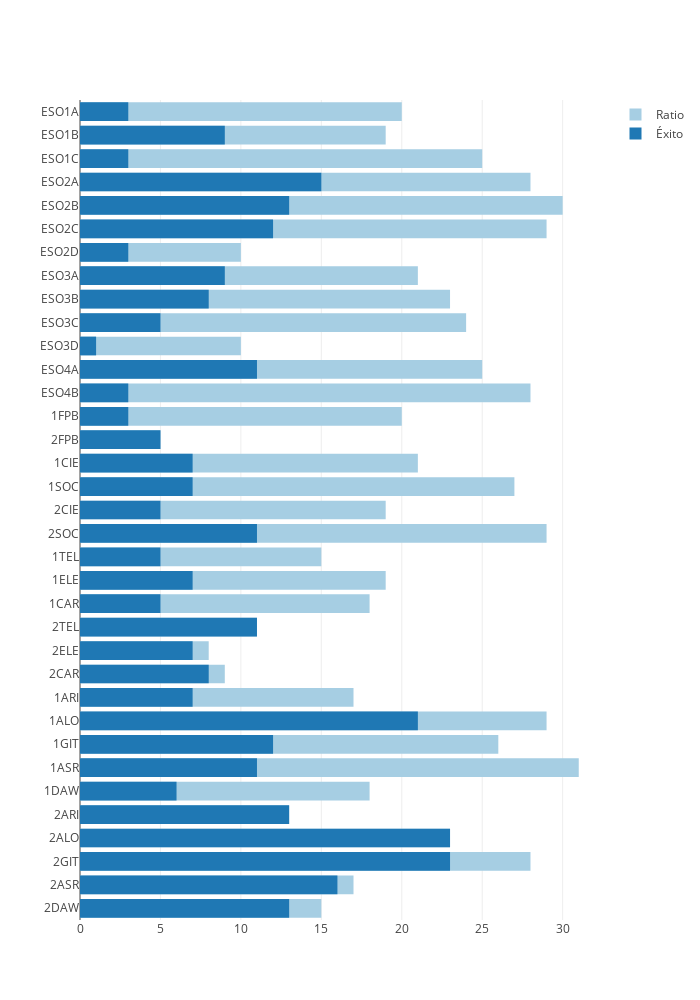

Here is the notebook cell this chart was saved with:
### Markdown cell above
## ÉXITO EN VALORES ABSOLUTOS

### Code cell
myplotly.hbar((dfc['ratio'], dfc['éxito_abs']), dfc.index, trace_names=('Ratio', 'Éxito'))

### Figure 1 — Plotly figure (JSON) as saved in the notebook; plotly's stock layout.template omitted (floating-point values rounded to 4 significant figures)
{"data": [{"marker": {"color": "rgb(166,206,227)"}, "name": "Ratio", "orientation": "h", "type": "bar", "uid": "d4f3ea29-ebad-40d4-87c8-6754b52dcde0", "x": [20, 19, 25, 28, 30, 29, 10, 21, 23, 24, 10, 25, 28, 20, 5, 21, 27, 19, 29, 15, 19, 18, 11, 8, 9, 17, 29, 26, 31, 18, 13, 23, 28, 17, 15], "y": ["ESO1A", "ESO1B", "ESO1C", "ESO2A", "ESO2B", "ESO2C", "ESO2D", "ESO3A", "ESO3B", "ESO3C", "ESO3D", "ESO4A", "ESO4B", "1FPB", "2FPB", "1CIE", "1SOC", "2CIE", "2SOC", "1TEL", "1ELE", "1CAR", "2TEL", "2ELE", "2CAR", "1ARI", "1ALO", "1GIT", "1ASR", "1DAW", "2ARI", "2ALO", "2GIT", "2ASR", "2DAW"]}, {"marker": {"color": "rgb(31,120,180)"}, "name": "Éxito", "orientation": "h", "type": "bar", "uid": "826cc34f-0444-46cd-97e0-84fab77dd1fd", "x": [3, 9, 3, 15, 13, 12, 3, 9, 8, 5, 1, 11, 3, 3, 5, 7, 7, 5, 11, 5, 7, 5, 11, 7, 8, 7, 21, 12, 11, 6, 13, 23, 23, 16, 13], "y": ["ESO1A", "ESO1B", "ESO1C", "ESO2A", "ESO2B", "ESO2C", "ESO2D", "ESO3A", "ESO3B", "ESO3C", "ESO3D", "ESO4A", "ESO4B", "1FPB", "2FPB", "1CIE", "1SOC", "2CIE", "2SOC", "1TEL", "1ELE", "1CAR", "2TEL", "2ELE", "2CAR", "1ARI", "1ALO", "1GIT", "1ASR", "1DAW", "2ARI", "2ALO", "2GIT", "2ASR", "2DAW"]}], "layout": {"barmode": "overlay", "height": 1000, "title": {"text": ""}, "width": 700, "yaxis": {"autorange": "reversed", "type": "category"}}}
